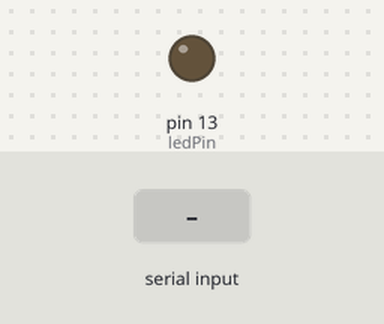
A sketch run on a simulated Arduino Uno, built with avr-gcc and run on an emulated ATmega328P. On the bench: output pins drawn as LEDs (lit = HIGH). The test bench sets the inputs (shaded band).

Above: at 1.2 s.
1.3 s: "H" received over Serial
At 2.1 s:
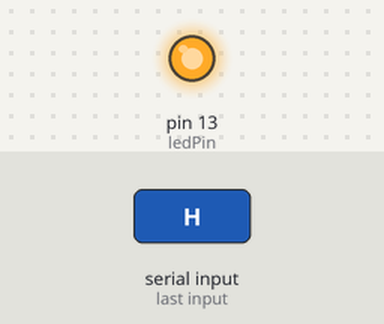
Timing chart, 0 to 4.3 s (numbered marks = the images above; inputs shaded):
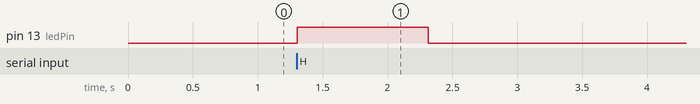

The sketch:

read_seral_reciver_ino.ino
```cpp
const int ledPin = 13; // the pin that the LED is attached to
const unsigned int deadmans_limit = 100 ;

int incomingByte;      // a variable to read incoming serial data into
unsigned int deadmans = 0;


void setup() {
  Serial.begin(9600);
  pinMode(ledPin, OUTPUT);
}

void loop() {
  if (Serial.available() > 0) {
    deadmans = 0; // reset dead mans switch we got something
    incomingByte = Serial.read();
    if (incomingByte == 'H') {
      digitalWrite(ledPin, HIGH);
    } else {
      digitalWrite(ledPin, LOW);
    }
  } else { // Deadmans loop if communication is lost or no input is recieved in 1 sec then do this stuff
     deadmans++; // add one to dead mans switch if we dont recieve anything a while turn off
     if(deadmans > deadmans_limit) {
        digitalWrite(ledPin, LOW);
     }
  }
  delay(10);
}
```

Measured:
- after the input at 1.3 s, pin 13 (ledPin): LOW → HIGH at once, → LOW 1.0 s later
